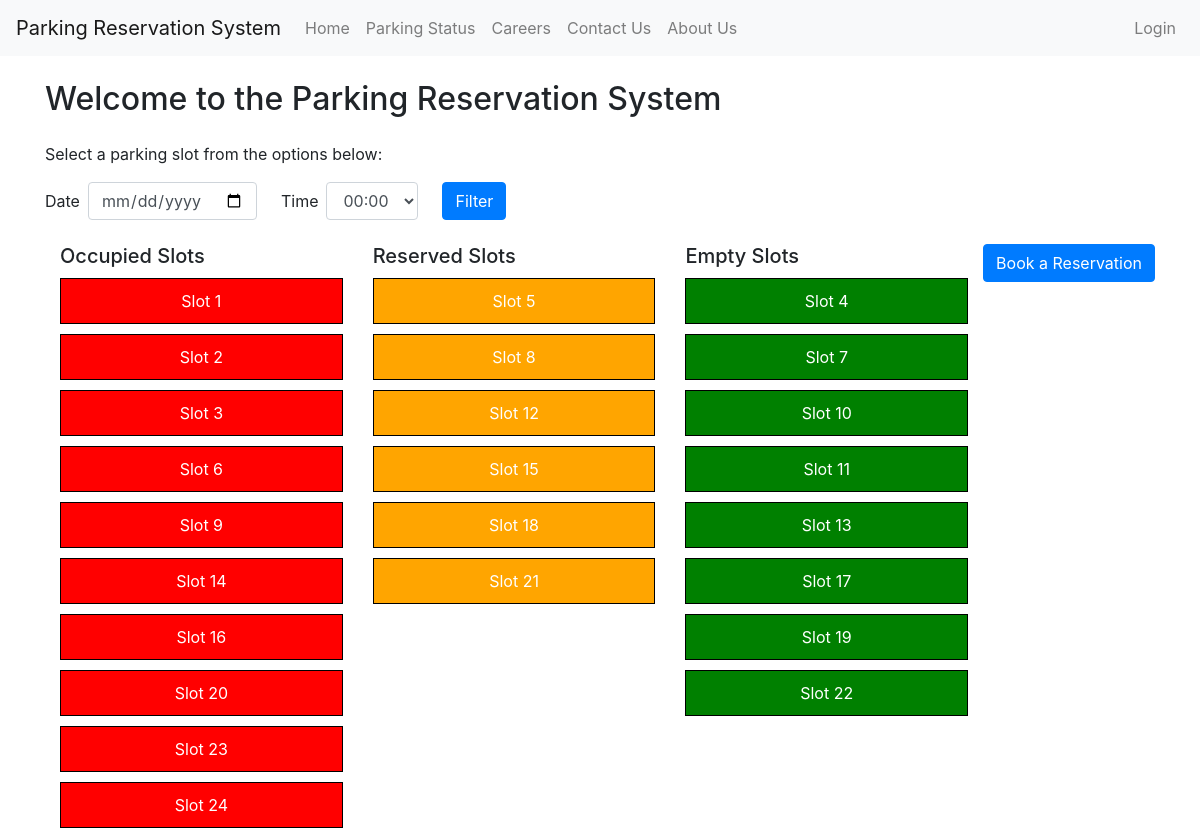
The page /parking_status on the database as committed earlier.
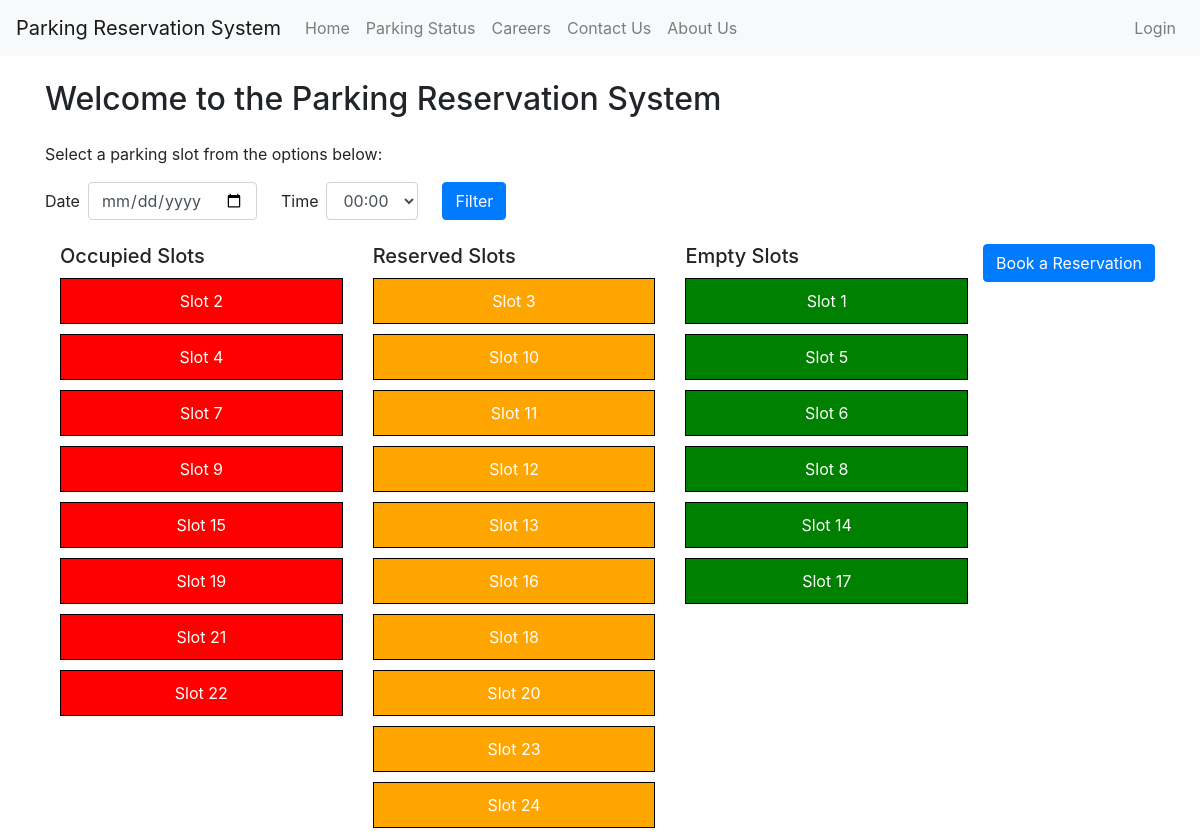
The same page on the database as committed later.
### app.py (models this page shows, shortened)
class Slot(db.Model):
    id = db.Column(db.Integer, primary_key=True)
    status = db.Column(db.String(50), nullable=False)
    date = db.Column(db.Date, nullable=True)
    start_time = db.Column(db.Time, nullable=True)
    end_time = db.Column(db.Time, nullable=True)

### app.py (the view)
@app.route('/parking_status')
def parking_status():
    slots = Slot.query.all()
    return render_template('parking_status.html', slots=slots)

### templates/parking_status.html (shortened to what this page needs)
<!DOCTYPE html>
{% extends "base.html" %} {% block title %} Parking Status {% endblock %} {%
block content %}
<div class="container">
  <h2 class="my-4">Welcome to the Parking Reservation System</h2>
  <p>Select a parking slot from the options below:</p>
  <div class="mb-4">
    <form class="form-inline">
      <div class="form-group">
        <label for="filter_date" class="mr-2">Date</label>
        <input
          type="date"
          class="form-control mr-4"
          id="filter_date"
          name="filter_date"
          required
        />
      </div>
      <div class="form-group">
        <label for="filter_time" class="mr-2">Time</label>
        <select class="form-control mr-4" id="filter_time" name="filter_time">
          {% for i in range(24) %}
          <option value="{{ '%02d:00' % i }}">{{ '%02d:00' % i }}</option>
          {% endfor %}
        </select>
      </div>
      <button type="submit" class="btn btn-primary">Filter</button>
    </form>
  </div>
  <div class="mb-4">
    <a href="/reserve" class="btn btn-primary float-right"
      >Book a Reservation</a
    >
  </div>
  <div class="row">
    <div class="col-4">
      <h5>Occupied Slots</h5>
      {% for slot in slots if slot.status == 'occupied' %}
      <div class="slot occupied">Slot {{ slot.id }}</div>
      {% endfor %}
    </div>
    <div class="col-4">
      <h5>Reserved Slots</h5>
      {% for slot in slots if slot.status == 'reserved' %}
      <div class="slot reserved">Slot {{ slot.id }}</div>
      {% endfor %}
    </div>
    <div class="col-4">
      <h5>Empty Slots</h5>
      {% for slot in slots if slot.status == 'empty' %}
      <div class="slot empty">Slot {{ slot.id }}</div>
      {% endfor %}
    </div>
  </div>
</div>
{% endblock %}

### templates/base.html (shortened to what this page needs)
<!DOCTYPE html>
<html>
  <head>
    <link
      rel="stylesheet"
      href="https://stackpath.bootstrapcdn.com/bootstrap/4.5.0/css/bootstrap.min.css"
    />
  </head>
  <body>
    <nav class="navbar navbar-expand-lg navbar-light bg-light">
      <a class="navbar-brand" href="#">Parking Reservation System</a>
      <div class="collapse navbar-collapse" id="navbarNav">
        <ul class="navbar-nav">
          <li class="nav-item">
            <a class="nav-link" href="/">Home</a>
          </li>
          <li class="nav-item">
            <a class="nav-link" href="/parking_status">Parking Status</a>
          </li>
          <li class="nav-item">
            <a class="nav-link" href="/careers">Careers</a>
          </li>
          <li class="nav-item">
            <a class="nav-link" href="/contact_us">Contact Us</a>
          </li>
          <li class="nav-item">
            <a class="nav-link" href="/about_us">About Us</a>
          </li>
        </ul>
        <ul class="navbar-nav ml-auto">
          {% if current_user.is_authenticated %}
          <li class="nav-item">
            <a class="nav-link">Hello, {{ current_user.username }}</a>
          </li>
          <li class="nav-item">
            <a class="nav-link" href="/logout">Logout</a>
          </li>
          {% else %}
          <li class="nav-item">
            <a class="nav-link" href="/login">Login</a>
          </li>
          {% endif %}
        </ul>
      </div>
    </nav>
    {% block content %}{% endblock %}
  </body>
</html>

### templates/parking_status.html (style rules this page uses)
.slot { border: 1px solid black; padding: 10px; margin: 10px 0; text-align: center; }
.occupied { background-color: red; color: white; }
.reserved { background-color: orange; color: white; }
.empty { background-color: green; color: white; }

Rows that differ between the two databases and show on the page:
changed Slot id 4: moves from the list under "Empty Slots" to the list under "Occupied Slots"
changed Slot id 7: moves from the list under "Empty Slots" to the list under "Occupied Slots"
changed Slot id 15: moves from the list under "Reserved Slots" to the list under "Occupied Slots"
changed Slot id 19: moves from the list under "Empty Slots" to the list under "Occupied Slots"
changed Slot id 21: moves from the list under "Reserved Slots" to the list under "Occupied Slots"
changed Slot id 22: moves from the list under "Empty Slots" to the list under "Occupied Slots"
changed Slot id 3: moves from the list under "Occupied Slots" to the list under "Reserved Slots"
changed Slot id 10: moves from the list under "Empty Slots" to the list under "Reserved Slots"
changed Slot id 11: moves from the list under "Empty Slots" to the list under "Reserved Slots"
changed Slot id 13: moves from the list under "Empty Slots" to the list under "Reserved Slots"
changed Slot id 16: moves from the list under "Occupied Slots" to the list under "Reserved Slots"
changed Slot id 20: moves from the list under "Occupied Slots" to the list under "Reserved Slots"
changed Slot id 23: moves from the list under "Occupied Slots" to the list under "Reserved Slots"
changed Slot id 24: moves from the list under "Occupied Slots" to the list under "Reserved Slots"
changed Slot id 1: moves from the list under "Occupied Slots" to the list under "Empty Slots"
changed Slot id 5: moves from the list under "Reserved Slots" to the list under "Empty Slots"
changed Slot id 6: moves from the list under "Occupied Slots" to the list under "Empty Slots"
changed Slot id 8: moves from the list under "Reserved Slots" to the list under "Empty Slots"
changed Slot id 14: moves from the list under "Occupied Slots" to the list under "Empty Slots"
